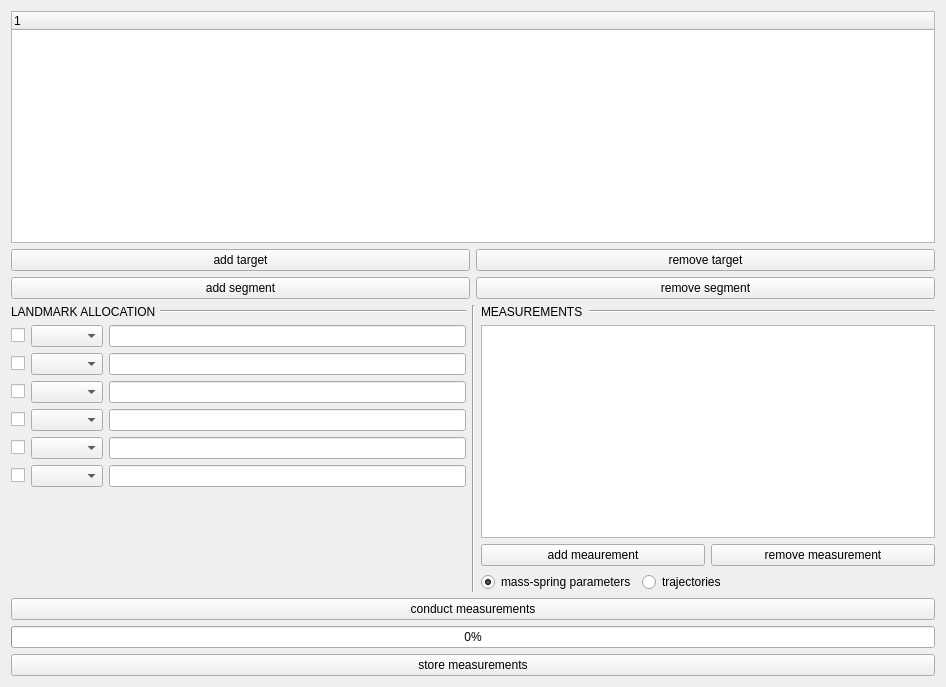
<?xml version="1.0" encoding="UTF-8"?>
<ui version="4.0">
 <class>Form</class>
 <widget class="QWidget" name="Form">
  <property name="geometry">
   <rect>
    <x>0</x>
    <y>0</y>
    <width>946</width>
    <height>687</height>
   </rect>
  </property>
  <property name="windowTitle">
   <string>Form</string>
  </property>
  <layout class="QGridLayout" name="gridLayout_2">
   <item row="3" column="0">
    <widget class="QProgressBar" name="progressBar">
     <property name="value">
      <number>0</number>
     </property>
    </widget>
   </item>
   <item row="0" column="0">
    <layout class="QGridLayout" name="gridLayout">
     <item row="0" column="0">
      <layout class="QVBoxLayout" name="verticalLayout">
       <item>
        <widget class="QTreeWidget" name="selectionTreeWidget">
         <property name="contextMenuPolicy">
          <enum>Qt::ActionsContextMenu</enum>
         </property>
         <property name="frameShape">
          <enum>QFrame::StyledPanel</enum>
         </property>
         <property name="autoExpandDelay">
          <number>0</number>
         </property>
         <column>
          <property name="text">
           <string notr="true">1</string>
          </property>
         </column>
        </widget>
       </item>
       <item>
        <layout class="QHBoxLayout" name="horizontalLayout_2">
         <item>
          <widget class="QPushButton" name="addTargetButton">
           <property name="text">
            <string>add target</string>
           </property>
          </widget>
         </item>
         <item>
          <widget class="QPushButton" name="removeTargetButton">
           <property name="text">
            <string>remove target</string>
           </property>
          </widget>
         </item>
        </layout>
       </item>
       <item>
        <layout class="QHBoxLayout" name="horizontalLayout">
         <item>
          <widget class="QPushButton" name="addSegmentButton">
           <property name="text">
            <string>add segment</string>
           </property>
          </widget>
         </item>
         <item>
          <widget class="QPushButton" name="removeSegmentButton">
           <property name="text">
            <string>remove segment</string>
           </property>
          </widget>
         </item>
        </layout>
       </item>
      </layout>
     </item>
    </layout>
   </item>
   <item row="2" column="0">
    <widget class="QPushButton" name="runMeasurementsButton">
     <property name="text">
      <string>conduct measurements</string>
     </property>
    </widget>
   </item>
   <item row="1" column="0">
    <layout class="QHBoxLayout" name="horizontalLayout_4">
     <item>
      <layout class="QVBoxLayout" name="verticalLayout_2">
       <item>
        <layout class="QHBoxLayout" name="horizontalLayout_3">
         <property name="spacing">
          <number>4</number>
         </property>
         <property name="sizeConstraint">
          <enum>QLayout::SetDefaultConstraint</enum>
         </property>
         <item>
          <widget class="QLabel" name="label">
           <property name="sizePolicy">
            <sizepolicy hsizetype="Fixed" vsizetype="Fixed">
             <horstretch>0</horstretch>
             <verstretch>0</verstretch>
            </sizepolicy>
           </property>
           <property name="text">
            <string>LANDMARK ALLOCATION</string>
           </property>
          </widget>
         </item>
         <item>
          <widget class="Line" name="line">
           <property name="sizePolicy">
            <sizepolicy hsizetype="Preferred" vsizetype="Fixed">
             <horstretch>0</horstretch>
             <verstretch>0</verstretch>
            </sizepolicy>
           </property>
           <property name="orientation">
            <enum>Qt::Horizontal</enum>
           </property>
          </widget>
         </item>
        </layout>
       </item>
       <item>
        <layout class="QGridLayout" name="gridLayout_3">
         <item row="4" column="1">
          <widget class="QComboBox" name="landmarkAllocationComboBox_5"/>
         </item>
         <item row="3" column="2">
          <widget class="QLineEdit" name="landmarkLineEdit_4"/>
         </item>
         <item row="0" column="1">
          <widget class="QComboBox" name="landmarkAllocationComboBox_1"/>
         </item>
         <item row="1" column="0">
          <widget class="QCheckBox" name="landmarkCheckBox_2">
           <property name="text">
            <string/>
           </property>
          </widget>
         </item>
         <item row="1" column="1">
          <widget class="QComboBox" name="landmarkAllocationComboBox_2"/>
         </item>
         <item row="0" column="0">
          <widget class="QCheckBox" name="landmarkCheckBox_1">
           <property name="text">
            <string/>
           </property>
          </widget>
         </item>
         <item row="3" column="1">
          <widget class="QComboBox" name="landmarkAllocationComboBox_4"/>
         </item>
         <item row="2" column="2">
          <widget class="QLineEdit" name="landmarkLineEdit_3"/>
         </item>
         <item row="4" column="0">
          <widget class="QCheckBox" name="landmarkCheckBox_5">
           <property name="text">
            <string/>
           </property>
          </widget>
         </item>
         <item row="4" column="2">
          <widget class="QLineEdit" name="landmarkLineEdit_5"/>
         </item>
         <item row="5" column="1">
          <widget class="QComboBox" name="landmarkAllocationComboBox_6"/>
         </item>
         <item row="2" column="0">
          <widget class="QCheckBox" name="landmarkCheckbox_3">
           <property name="text">
            <string/>
           </property>
          </widget>
         </item>
         <item row="1" column="2">
          <widget class="QLineEdit" name="landmarkLineEdit_2"/>
         </item>
         <item row="3" column="0">
          <widget class="QCheckBox" name="landmarkCheckBox_4">
           <property name="text">
            <string/>
           </property>
          </widget>
         </item>
         <item row="0" column="2">
          <widget class="QLineEdit" name="landmarkLineEdit_1"/>
         </item>
         <item row="5" column="0">
          <widget class="QCheckBox" name="landmarkCheckBox_6">
           <property name="text">
            <string/>
           </property>
          </widget>
         </item>
         <item row="2" column="1">
          <widget class="QComboBox" name="landmarkAllocationComboBox_3"/>
         </item>
         <item row="5" column="2">
          <widget class="QLineEdit" name="landmarkLineEdit_6"/>
         </item>
         <item row="6" column="2">
          <spacer name="verticalSpacer">
           <property name="orientation">
            <enum>Qt::Vertical</enum>
           </property>
           <property name="sizeHint" stdset="0">
            <size>
             <width>20</width>
             <height>40</height>
            </size>
           </property>
          </spacer>
         </item>
        </layout>
       </item>
      </layout>
     </item>
     <item>
      <widget class="Line" name="line_2">
       <property name="orientation">
        <enum>Qt::Vertical</enum>
       </property>
      </widget>
     </item>
     <item>
      <layout class="QVBoxLayout" name="verticalLayout_3">
       <item>
        <layout class="QHBoxLayout" name="horizontalLayout_6">
         <item>
          <widget class="QLabel" name="label_2">
           <property name="sizePolicy">
            <sizepolicy hsizetype="Fixed" vsizetype="Preferred">
             <horstretch>0</horstretch>
             <verstretch>0</verstretch>
            </sizepolicy>
           </property>
           <property name="text">
            <string>MEASUREMENTS</string>
           </property>
          </widget>
         </item>
         <item>
          <widget class="Line" name="line_3">
           <property name="sizePolicy">
            <sizepolicy hsizetype="Preferred" vsizetype="Fixed">
             <horstretch>0</horstretch>
             <verstretch>0</verstretch>
            </sizepolicy>
           </property>
           <property name="orientation">
            <enum>Qt::Horizontal</enum>
           </property>
          </widget>
         </item>
        </layout>
       </item>
       <item>
        <widget class="QTableWidget" name="tableWidget"/>
       </item>
       <item>
        <layout class="QHBoxLayout" name="horizontalLayout_5">
         <item>
          <widget class="QPushButton" name="addMeasurementButton">
           <property name="text">
            <string>add meaurement</string>
           </property>
          </widget>
         </item>
         <item>
          <widget class="QPushButton" name="removeMeasurementButton">
           <property name="text">
            <string>remove measurement</string>
           </property>
          </widget>
         </item>
        </layout>
       </item>
       <item>
        <layout class="QFormLayout" name="formLayout_2">
         <item row="0" column="0">
          <widget class="QRadioButton" name="massSpringParametersRadioButton">
           <property name="text">
            <string>mass-spring parameters</string>
           </property>
           <property name="checked">
            <bool>true</bool>
           </property>
          </widget>
         </item>
         <item row="0" column="1">
          <widget class="QRadioButton" name="trajectoriesRadioButton">
           <property name="text">
            <string>trajectories</string>
           </property>
           <property name="checked">
            <bool>false</bool>
           </property>
          </widget>
         </item>
        </layout>
       </item>
      </layout>
     </item>
    </layout>
   </item>
   <item row="4" column="0">
    <widget class="QPushButton" name="storeMeasurementsButton">
     <property name="text">
      <string>store measurements</string>
     </property>
    </widget>
   </item>
  </layout>
 </widget>
 <resources/>
 <connections/>
</ui>
